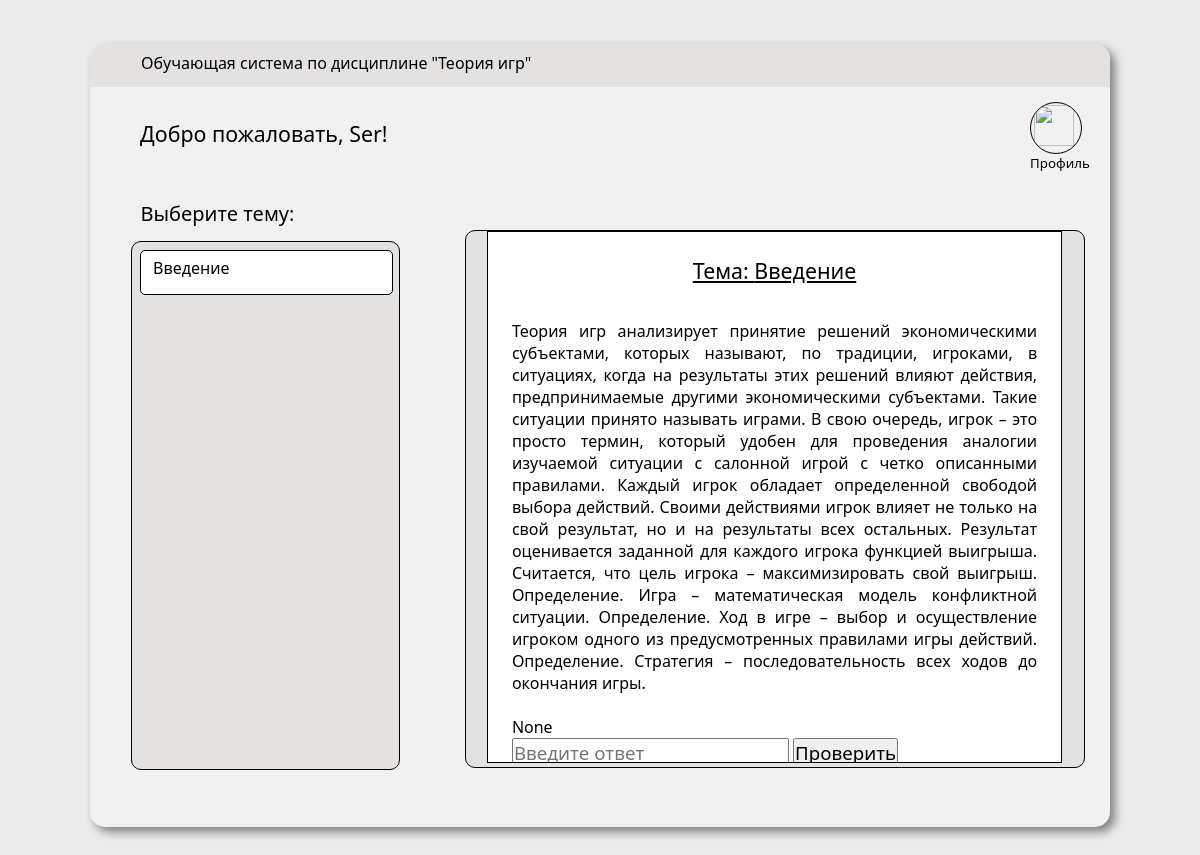
/ (signed in), run on the app's committed database.
### tables this page shows
CREATE TABLE Tema(
    Id_tema int PRIMARY KEY,
    Name_tema VARCHAR (50) UNIQUE
);

CREATE TABLE TMaterial(
    Id_TMaterial int PRIMARY KEY,
    Id_tema int NOT NULL,
    Text TEXT NOT NULL,
    Difficulty VARCHAR (10) NOT NULL,
    Access BOOLEAN, /*Доступность, проверенно ли администратором
                      0-не проверено, не доступно на сайте
                      1-проверено, доступно на сайте*/
    Loaded BOOLEAN, /* Материал основного курса или загруженный преподавателем?
                       0 - материал основного курса
                       1 - материал загружен преподавателем (дополнительный)*/
    Id_teacher int,
    FOREIGN KEY (Id_tema) REFERENCES Tema(Id_tema),
    FOREIGN KEY (Id_teacher) REFERENCES teacher(Id)
);

### controllers/main_page.py (the view)
@app.route('/')
def main_page():
    if 'is_auth' not in session:
        session['is_auth'] = False
    if session.get('username') != None:
        student_name = session.get('username')
    else:
        student_name = 'student'
    conn = get_db_connection()
    content = get_lesson(conn, 1)
    lessons = get_all_lessons(conn)
    print(lessons, file=sys.stdout)
    html = render_template('student/main_page.html',
                           student_name=student_name,
                           lessons=lessons,
                           lesson_content=content.iloc[0].to_list())
    return html

### models/main_page_model.py (called while the page is built)
def get_lesson(conn, id):
    return pd.read_sql(f'''
    SELECT Tema.Name_tema,
    TMaterial.Text,
    CASE WHEN PMaterial.Text IS NULL OR PMaterial.Text = '' THEN NULL ELSE PMaterial.Text END AS PMaterial_Text,
    CASE WHEN PMaterial.Difficulty IS NULL OR PMaterial.Difficulty = '' THEN NULL ELSE PMaterial.Difficulty END AS PMaterial_Difficulty
    FROM Course
    Join Tema on Course.Id_tema=Tema.Id_tema
    Join TMaterial on Course.Id_TMaterial=TMaterial.Id_TMaterial
    LEFT Join Test on Course.Id_test=Test.Id_test
    LEFT Join TestPMaterial
    on TestPMaterial.Id_test=Test.Id_test
    LEFT JOIN PMaterial
    on TestPMaterial.Id_PMaterial=PMaterial.Id_PMaterial
    WHERE ID_course == {id};''', conn)

def get_all_lessons(conn):
    return pd.read_sql(f'''SELECT Tema.Id_tema, Tema.Name_tema
    FROM Course
    Join Tema on Course.Id_tema=Tema.Id_tema;''', conn)

### utils.py (called while the page is built)
def get_db_connection():
    path = 'identifier.sqlite'
    return sqlite3.connect(path)

### templates/student/main_page.html (shortened to what this page needs)
<!DOCTYPE html>
<html lang="en">
    <head>
        <link
            rel="stylesheet"
            type="text/css"
            href="../../static/CSS/user_main_page.css"
        />
    </head>
    <body>
        <div class="main-window">
            <div class="header">
                <div class="label-class">
                    <label>Обучающая система по дисциплине "Теория игр"</label>
                </div>
            </div>
            <div class="main-block">
                <div class="head">
                    <div class="welcome">
                        <span>Добро пожаловать, {{student_name}}!</span>
                    </div>
                    <div class="head-buttons">
                        <div class="profile-button">
                            <a href="profile">
                                <div class="img-div">
                                    <img
                                        src="../../static/images/user-icon.png"
                                        alt=""
                                    />
                                </div>
                                <span>Профиль</span>
                            </a>
                        </div>
                    </div>
                </div>
                <div class="workspace">
                    <div class="theme-selector">
                        <span>Выберите тему:</span>
                        <div class="theme-list">
                            {% for index, item in lessons.iterrows() %}
                            <a href="{{item['Id_tema']}}"
                                ><div class="theme">
                                    <span>{{item['Name_tema']}}</span>
                                </div></a
                            >
                            {% endfor %}
                        </div>
                    </div>
                    <div class="theme-viewer">
                        <div class="theme-page">
                            <h3>Тема: {{lesson_content[0]}}</h3>
                            <p>
                                {{lesson_content[1]}}
                            </p>
                            <br />
                            <p>{{lesson_content[2]}}</p>
                            <input
                                type="text"
                                placeholder="Введите ответ"
                                id="answer_field"
                            />
                            <button id="check_answer_button">Проверить</button>
                        </div>
                    </div>
                </div>
            </div>
        </div>
    </body>
</html>

### static/CSS/user_main_page.css (style rules this page uses)
* { margin: 0; padding: 0; height: 100%; width: 100%; font-family: 'Segoe UI', Tahoma, Geneva, Verdana, sans-serif; }
a { text-decoration: none; color: black; }
body { background-color: #ebeaea; display: flex; align-items: center; height: 100%; width: 100%; }
h3 { color: black; font-family: 'Segoe UI', Tahoma, Geneva, Verdana, sans-serif; }
.main-window { min-width: 900px; min-height: 450px; display: flex; align-items: center; flex-direction: column; width: 85%; height: 90%; margin: 0 auto; background-color: #f1f1f1; border-radius: 15px; justify-content: space-between; box-shadow: 5px 5px 10px rgba(0, 0, 0, 0.452); }
.main-window h3 { text-align: center; font-weight: 500; font-size: 20pt; }
.main-window > .header { display: flex; align-items: center; text-align: left; min-height: 43px; font-size: 12pt; max-height: 43px; border-radius: 15px 15px 0 0; background-color: #e4e1e1; }
.label-class { height: 60%; width: 90%; margin: 0 auto; }
.main-block { width: 100%; height: 100%; }
.head { margin-top: 15px; height: 12%; display: flex; flex-direction: row; }
.welcome { display: flex; text-align: left; justify-content: center; align-items: center; }
.welcome span { height: 60%; width: 80%; font-size: 16pt; }
.head-buttons { display: flex; flex-direction: row; justify-content: end; margin-right: 20px; }
.head-buttons img { width: 90%; height: 90%; }
.profile-button { width: 50px; height: 50px; margin: 0 10px; }
.img-div { display: flex; border: 1px black solid; border-radius: 100%; justify-content: center; align-items: center; overflow: hidden; }
.head-buttons span { display: block; width: 100%; height: 40%; text-align: center; font-size: 10pt; }
.workspace { display: flex; flex-direction: row; height: 85%; width: 95%; margin: 0 auto; }
.theme-viewer { flex-basis: 185%; overflow: auto; background-color: #e4e1e1; border-radius: 10px; border: 1.5px solid black; margin-top: 40px; height: 85%; width: 80%; }
.theme-selector { padding-left: 15px; display: flex; flex-direction: column; max-width: 390px; max-height: 620px; }
.theme-selector span { font-size: 15pt; margin: 10px; height: 5%; }
.theme-list { height: 85%; width: 80%; background-color: #e4e1e1; border-radius: 10px; border: 1.5px solid black; }
.theme { display: flex; border: 1px solid black; border-radius: 5px; height: 8%; margin: 3%; width: 94%; background-color: #ffffff; align-items: center; justify-content: center; overflow: hidden; }
.theme span { font-size: 12pt; height: 75%; width: 90%; margin: 0; padding: 0; }
.theme-page { overflow: auto; height: 90%; width: 85%; background-color: white; margin: 0 auto; padding: 1.5em; border: thin black solid; }
.theme-page h3 { font-size: 16pt; height: 3em; text-decoration: underline; }
.theme-page p { text-align: justify; height: auto; }
.theme-page input { height: auto; width: auto; font-size: 14pt; }
.theme-page button { height: auto; width: auto; font-size: 14pt; }

### data on the page
Tema: Name_tema "Введение", Name_tema "Введение"
TMaterial: Text "Теория игр анализирует принятие решений экономическими субъектами, которых называют, по традиции, игроками, в ситуациях, когда на результаты этих решений влияют действия, предпринимаемые другими экономическими субъектами. Такие ситуации принято называть играми. В свою очередь, игрок – это просто термин, который удобен для проведения аналогии изучаемой ситуации с салонной игрой с четко описанными правилами. Каждый игрок обладает определенной свободой выбора действий. Своими действиями игрок влияет не только на свой результат, но и на результаты всех остальных. Результат оценивается заданной для каждого игрока функцией выигрыша. Считается, что цель игрока – максимизировать свой выигрыш.…"

### other printed values
{{ student_name }} "Ser"
{{ lesson_content[2] }} "None"
